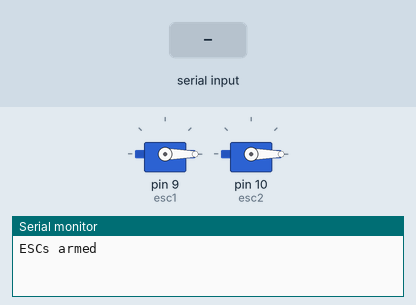
This sketch was run on a simulated Arduino Uno, built with avr-gcc and run on an emulated ATmega328P. Shown: 2 × servo, the last lines printed to the serial monitor. The test bench sets the inputs (shaded band).

Above: at 5.2 s.
5.3 s: "LEFT,45\n" received over Serial
At 6.3 s:
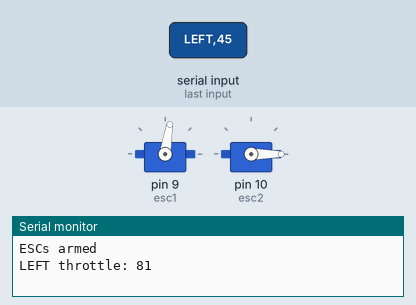
6.8 s: "RIGHT,45\n" received over Serial
At 7.5 s:
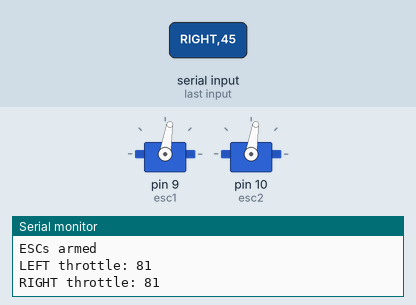
8.3 s: "RIGHT\n" received over Serial
At 9.5 s:
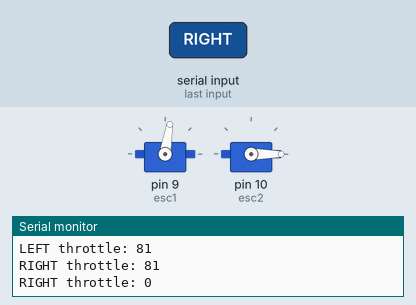
9.8 s: "LEFT\n" received over Serial
At 10.9 s:
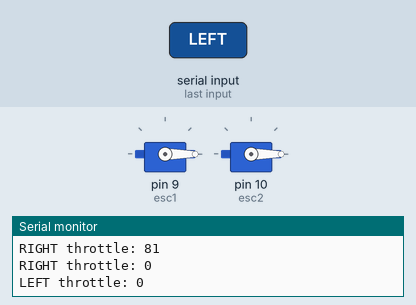
Timing chart, 0 to 12.3 s (numbered marks = the images above; inputs shaded):
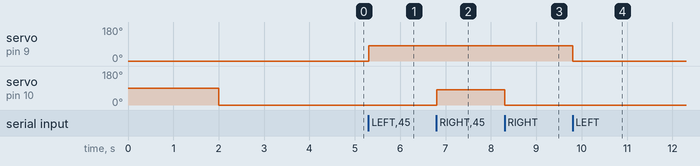

Measured:
- after the input at 5.3 s, servo on pin 9 (esc1): 0° → 81° at once
- after the input at 6.8 s, servo on pin 10 (esc2): 0° → 81° at once
- after the input at 8.3 s, servo on pin 10 (esc2): 81° → 0° at once
- after the input at 9.8 s, servo on pin 9 (esc1): 81° → 0° at once

The sketch:

motor_brushless_273.ino
```cpp
// snippet: motor_brushless_273
// tags: motor, brushless, esc, pwm, servo
// boards: avr, megaavr, nano33iot, rp2040
// not-tags: romi32u4
// library: Servo
// description: Dual ESC for two brushless motors on pins 9 and 10
// prompts: brushless, motors, include, servo, declare, servo
// verified: compile-only
// source: kd-generated (id 273)
// exact-include: Servo.h

#include <Servo.h>

Servo esc1;
Servo esc2;

void armESC(Servo &esc) {
  esc.writeMicroseconds(1000);  // minimum throttle
  delay(2000);                  // wait for ESC to arm (beep sequence)
}

void setup() {
  Serial.begin(9600);
  esc1.attach(9, 1000, 2000);  // min 1000µs, max 2000µs
  esc2.attach(10, 1000, 2000); // min 1000µs, max 2000µs
  armESC(esc1);
  armESC(esc2);
  Serial.println("ESCs armed");
}

void loop() {
  if (Serial.available() > 0) {
    String command = Serial.readStringUntil('\n');
    command.trim();

    if (command == "STOP") {
      esc1.writeMicroseconds(1000);  // servo pulse width in us (1000=0deg, 1500=90deg, 2000=180deg)
      esc2.writeMicroseconds(1000);  // servo pulse width in us (1000=0deg, 1500=90deg, 2000=180deg)
      Serial.println("Throttle set to 1000");
    } else if (command.startsWith("LEFT")) {
      int throttle = command.substring(5).toInt();
      esc1.writeMicroseconds(map(throttle, 0, 100, 1000, 2000));  // servo pulse width in us (1000=0deg, 1500=90deg, 2000=180deg)
      Serial.print("LEFT throttle: ");
      Serial.println(esc1.read());
    } else if (command.startsWith("RIGHT")) {
      int throttle = command.substring(6).toInt();
      esc2.writeMicroseconds(map(throttle, 0, 100, 1000, 2000));  // servo pulse width in us (1000=0deg, 1500=90deg, 2000=180deg)
      Serial.print("RIGHT throttle: ");
      Serial.println(esc2.read());
    }
  }
}
```
